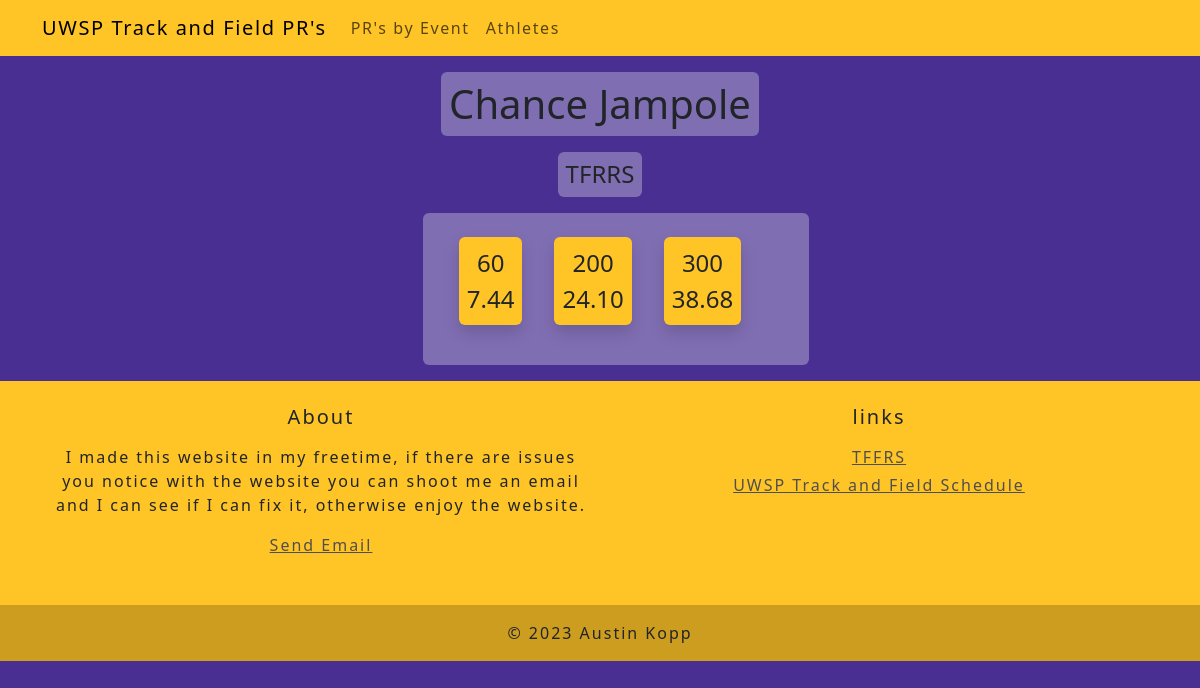
Page /athlete/25 on the earlier database version.
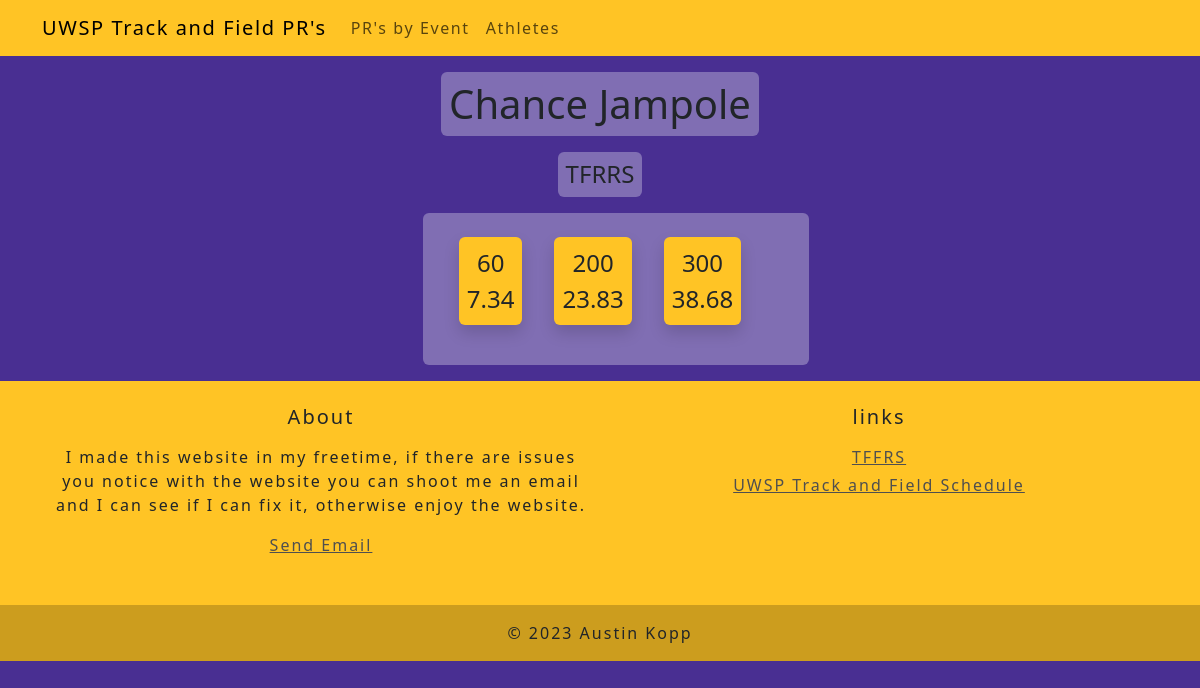
Same page on the later database version.
### prs/models.py (models this page shows, shortened)
class Personal_Record(models.Model):
    pr_id = models.AutoField(primary_key=True)
    athlete = models.ForeignKey(Athlete, on_delete=models.CASCADE)
    event = models.ForeignKey(Event, on_delete=models.PROTECT)
    pr = models.CharField(max_length=50)

class Athlete(models.Model):
    athlete_id = models.AutoField(primary_key=True)
    athlete_name = models.CharField(max_length=50)
    tffrs_link_for_athlete = models.CharField(max_length=100)
    def __str__(self):
        return(self.athlete_name)

class Event(models.Model):
    event_id = models.AutoField(primary_key=True)
    event_name = models.CharField(max_length=50)
    def __str__(self):
        return(self.event_name)

### prs/views.py (the view)
# urls.py: path('athlete/<int:athlete_id>', views.athlete, name='athlete'),
def athlete(request, athlete_id):
    from prs.models import Athlete,Personal_Record
    data = Personal_Record.objects.all().filter(athlete_id=athlete_id)
    return render(request, 'prs/athlete.html', {'data':data})

### prs/templates/prs/athlete.html
{% extends "base.html" %}
{% block content %}
	<div class = "d-flex justify-content-center">
		<h1 class="p-2 mt-3 mb-0 content w-fit rounded">{{data.0.athlete}}</h1>
	</div>
	<div class = "d-flex justify-content-center">
		<h1 class="p-2 mt-3 mb-0 content w-fit rounded"><a href='{{data.0.athlete.tffrs_link_for_athlete}}' class="nav-link fs-4">TFRRS</a></h1>
	</div>
	<div class="container p-2 m-3 content rounded">
    <div class="container">
                <div class="list-group d-flex flex-row flex-wrap">
					<ul class = "list-unstyled d-flex justify-content-center align-content-start flex-wrap">
                    {%for each in data%}
						<li class="rounded shadow" id = "listItem"><a href='{{each.athlete.tffrs_link_for_athlete}}' class="nav-link fs-4">
							{{each.event}} <br> {{each.pr}}</a></li>
                    {% endfor %}
					</ul>
            </div>
        </div>
	</div>
{% endblock %}

Differences in the rows shown:
changed Personal_Record "Chance Jampole": pr "7.44" → "7.34"
changed Personal_Record (number 2 of 3 on the later page): pr "24.10" → "23.83"
